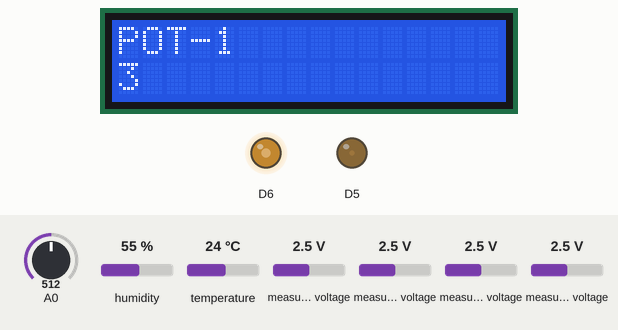
Recording of a sketch running on a simulated ESP8266 (NodeMCU). Shown: 16×2 character LCD, output pins drawn as LEDs (lit = HIGH). The test bench sets the inputs (shaded band); at power-on: measured voltage 2.5 V, A0 = 512, humidity 55 %, temperature 24 °C. WiFi joins after 1.5 s; servers stay silent unless stated; what the sketch prints to the serial monitor is not drawn.

Above: at 9.2 s.
9.3 s: measured voltage (sensor 200) set to 0.1 V
At 13.9 s:
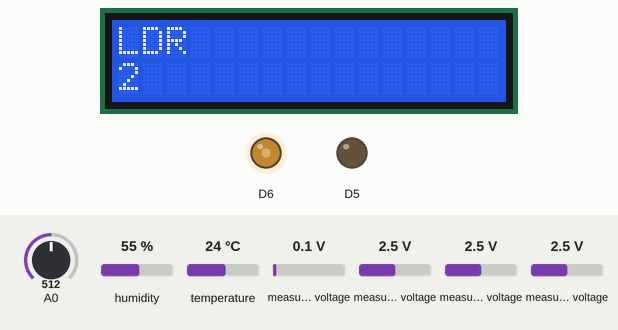
14.0 s: measured voltage (sensor 201) set to 1.6 V
At 18.5 s:
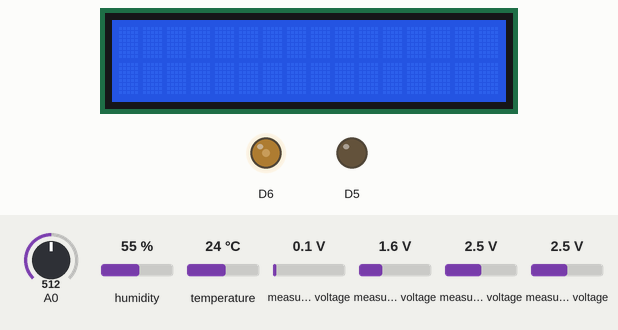
20.2 s: measured voltage (sensor 201) set to 1.3 V
At 25.6 s:
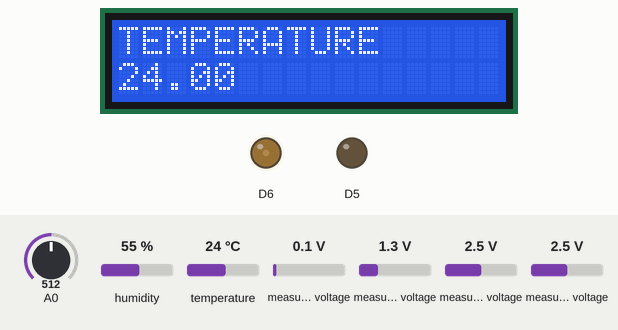
25.7 s: measured voltage (sensor 200) set to 3.8 V
At 26.5 s:
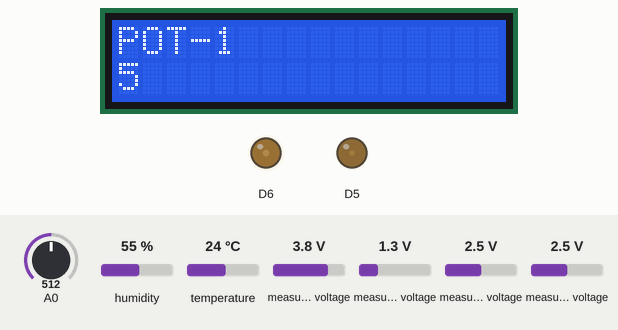
29.1 s: measured voltage (sensor 201) set to 4.9 V
At 32.0 s:
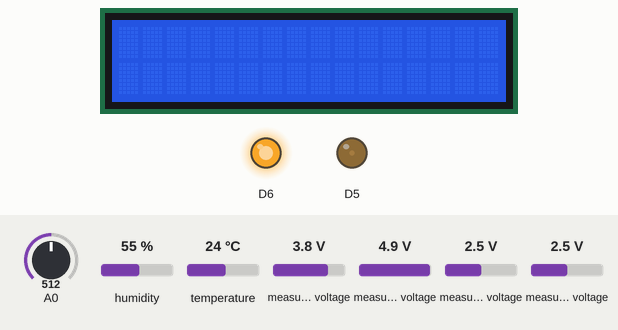
32.5 s: measured voltage (sensor 201) set to 3.9 V
At 33.2 s:
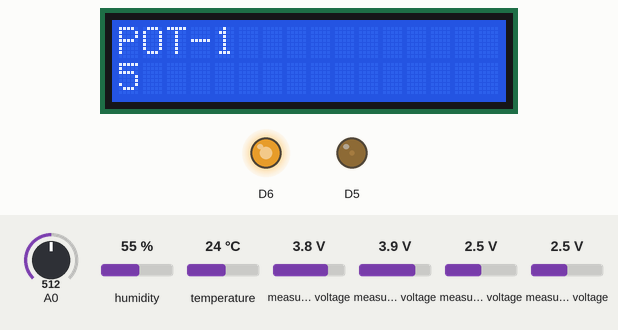
34.9 s: measured voltage (sensor 201) set to 3.6 V
Timing chart, 0 to 37.9 s (numbered marks = the images above; inputs shaded):
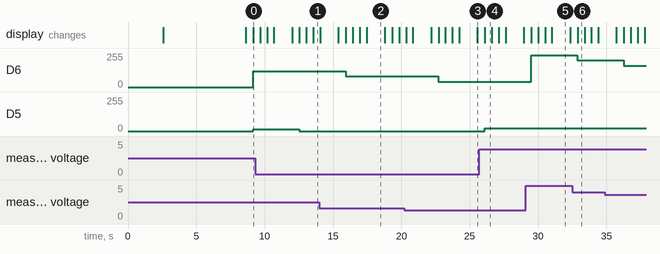

Measured:
- the behaviour switches between 1.5 and 1.4 V on measured voltage (sensor 201) (found by bisection; images 2 and 3)
- after the input at 9.3 s, D5: 12/255 → 0/255 after 3.2 s
- after the input at 14.0 s, D6: 120/255 → 80/255 after 1.9 s
- after the input at 20.2 s, D6: 80/255 → 40/255 after 2.5 s
- after the input at 25.7 s, D5: 0/255 → 20/255 after 0.40 s
- after the input at 29.1 s, D6: 40/255 → 240/255 after 0.39 s
- after the input at 32.5 s, D6: 240/255 → 200/255 after 0.38 s
- after the input at 34.9 s, D6: 200/255 → 160/255 after 1.4 s

The sketch:

data.ino
```cpp
#include <ESP8266WiFi.h>
#include "ThingSpeak.h" // always include thingspeak header file after other header files and custom macros
char ssid[] ="Project";   // your network SSID (name)
char pass[] = "12345678";   // your network password
int keyIndex = 0;            // your network key Index number (needed only for WEP)
WiFiClient  client;
#include "DHTesp.h"
#include <Adafruit_ADS1X15.h>
int ldr=0;
#include <LCD_I2C.h>

LCD_I2C lcd(0x27);
Adafruit_ADS1115 ads;
float adc_voltage = 0.0;
float in_voltage = 0.0;

 String st="";
// Floats for resistor values in divider (in ohms)
float R1 = 30000.0;
float R2 = 7500.0;

// Float for Reference Voltage
float ref_voltage = 5.0;

// Integer for ADC value
int adc_value = 0;

#ifdef ESP32
#pragma message(THIS EXAMPLE IS FOR ESP8266 ONLY!)
#error Select ESP8266 board.
#endif

DHTesp dht;

int count = 0;

void setup() {
  pinMode(D5,OUTPUT);
  pinMode(D6,OUTPUT);
  //digitalWrite(D6,HIGH);
 pinMode(A0,INPUT);
  Serial.begin(9600);
  lcd.begin(); // If you are using more I2C devices using the Wire library use lcd.begin(false)
                 // this stop the library(LCD_I2C) from calling Wire.begin()
    lcd.backlight();
    lcd.setCursor(0, 0);
    lcd.print("HOME"); // You can make spaces using well... spaces
    lcd.setCursor(0, 1); // Or setting the cursor in the desired position.
    lcd.print("MONITORING");
    delay(2500);
    lcd.clear();
if (!ads.begin()) {
    Serial.println("Failed to initialize ADS.");
    while (1);
  }
   dht.setup(D0, DHTesp::DHT11);
   WiFi.mode(WIFI_STA);
  ThingSpeak.begin(client);
   if(WiFi.status() != WL_CONNECTED){

    while(WiFi.status() != WL_CONNECTED){
      WiFi.begin(ssid, pass);  // Connect to WPA/WPA2 network. Change this line if using open or WEP network
      Serial.print(".");
      delay(5000);
    }
    Serial.println("\nConnected.");
  }
}

void loop() {
  ldr=analogRead(A0);
  delay(dht.getMinimumSamplingPeriod());
ldr=ldr/250;
  float humidity = dht.getHumidity();
  float temperature = dht.getTemperature();
lcd.setCursor(0, 0);
    lcd.print("TEMPERATURE"); // You can make spaces using well... spaces
    lcd.setCursor(0, 1); // Or setting the cursor in the desired position.
    lcd.print(temperature);
    delay(500);
    lcd.clear();

int16_t adc0, adc1, adc2, adc3;
  float volts0, volts1, volts2, volts3;

  adc0 = ads.readADC_SingleEnded(0);
  adc1 = ads.readADC_SingleEnded(1);
  adc2 = ads.readADC_SingleEnded(2);
  adc3 = ads.readADC_SingleEnded(3);
adc0=adc0/4000;
adc1=adc1/4000;
analogWrite(D5,(adc0*4));
analogWrite(D6,(adc1*40));
if(ldr==0)
{
  ldr=1;
  }
  volts0 = ads.computeVolts(adc0);
  volts1 = ads.computeVolts(adc1);
  volts2 = ads.computeVolts(adc2);
  volts3 = ads.computeVolts(adc3);
Serial.println(adc0);
lcd.setCursor(0, 0);
    lcd.print("POT-1"); // You can make spaces using well... spaces
    lcd.setCursor(0, 1); // Or setting the cursor in the desired position.
    lcd.print(adc0);
    delay(500);
    lcd.clear();
    lcd.setCursor(0, 0);
    lcd.print("POT-2"); // You can make spaces using well... spaces
    lcd.setCursor(0, 1); // Or setting the cursor in the desired position.
    lcd.print(adc1);
    delay(500);
    lcd.clear();
    lcd.setCursor(0, 0);
    lcd.print("LDR"); // You can make spaces using well... spaces
    lcd.setCursor(0, 1); // Or setting the cursor in the desired position.
    lcd.print(ldr);
    delay(500);
    lcd.clear();
Serial.println(adc1);
 ThingSpeak.setField(1,temperature );
  ThingSpeak.setField(2,ldr);
  ThingSpeak.setField(3,adc0);
  ThingSpeak.setField(4,adc1);
   int xrt = ThingSpeak.writeFields(2049359, "6Y4L3ZDOATSXYZYM");


}
```
